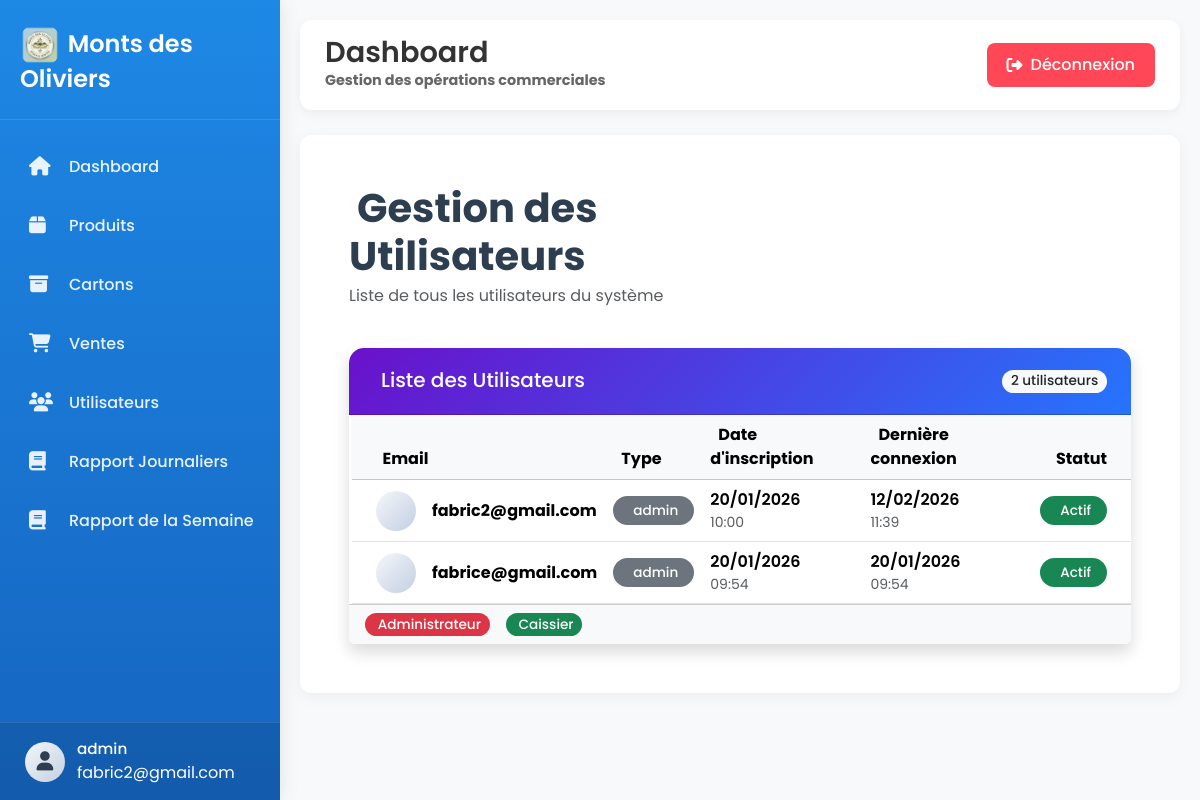
The app's page /utilisateurs/ (signed in), older data.
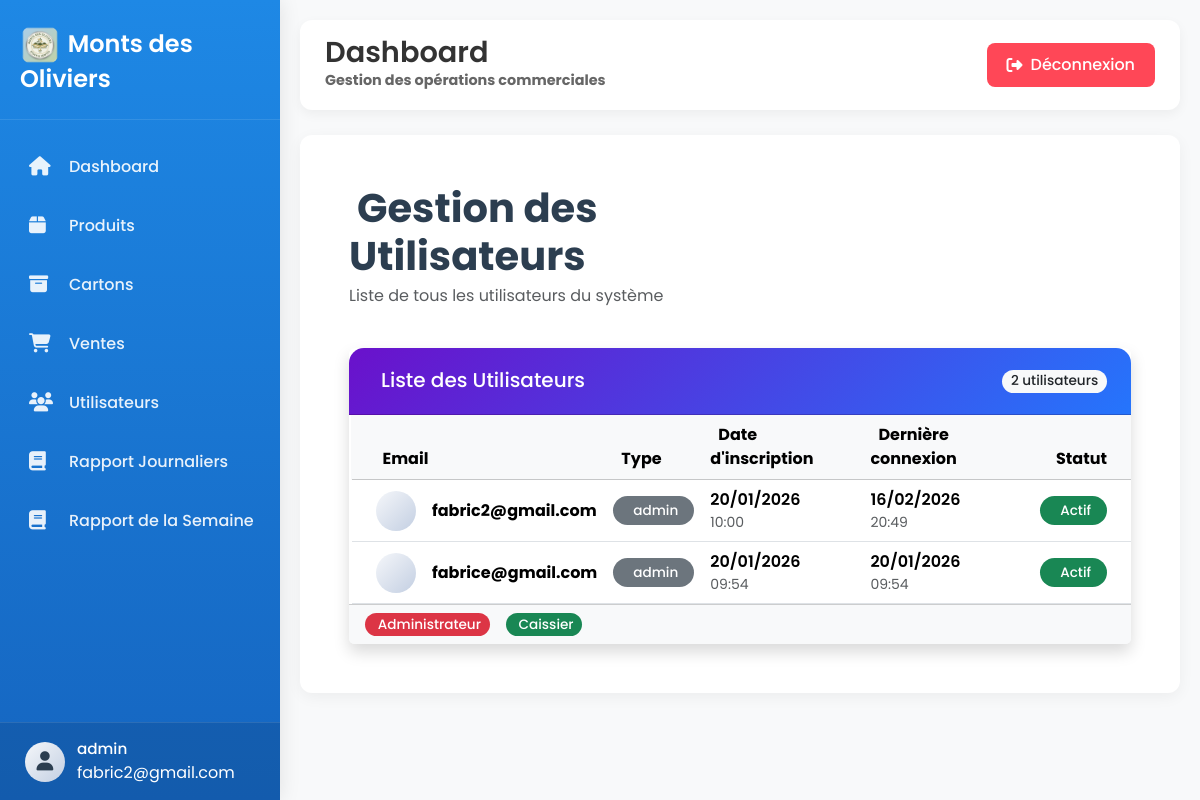
The same page, newer data.
### stock_produit/models/user.py (models this page shows, shortened)
class User(AbstractUser):
    USER_TYPE_CHOICES = [
        ('admin', 'Admin'),
        ('caissier', 'Caissier'),
    ]
    username = None
    email = models.EmailField(unique=True)
    user_type = models.CharField(max_length=10, choices=USER_TYPE_CHOICES)
    USERNAME_FIELD = 'email'
    REQUIRED_FIELDS = []

### stock_produit/views.py (the view)
# urls.py: path("utilisateurs/", views.user_list, name="users"),
@login_required
def user_list(request):
    users = User.objects.all().order_by("-date_joined")
    return render(request, "User/utilisateurs.html", {
        "users": users
    })

### stock_produit/templates/User/utilisateurs.html (shortened to what the changed rows need)
{% extends "Base/base.html" %}
{% block content %}
<div class="users-container">
    <div class="row mb-4">
        <div class="col-md-6">
            <h1 class="page-title">
                Gestion des Utilisateurs
            </h1>
        </div>
    </div>
    <div class="card shadow border-0">
        <div class="card-body p-0">
            <div class="table-responsive">
                <table class="table table-hover mb-0">
                    <thead class="table-light">
                        <tr>
                            <th class="ps-4">
                                Email
                            </th>
                            <th>
                                Type
                            </th>
                            <th>
                                Date d'inscription
                            </th>
                            <th>
                                Dernière connexion
                            </th>
                            <th class="text-end pe-4">Statut</th>
                        </tr>
                    </thead>
                    <tbody>
                        {% for u in users %}
                        <tr class="user-row align-middle">
                            <td class="ps-4">
                                <div class="d-flex align-items-center">
                                    <div class="user-avatar me-3">
                                    </div>
                                    <div>
                                        <strong>{{ u.email }}</strong>
                                        <br>
                                    </div>
                                </div>
                            </td>
                            <td>
                                {% with user_type=u.user_type %}
                                <span class="badge
                                    {% if user_type == 'ADMIN' %}bg-danger
                                    {% elif user_type == 'CAISSE' %}bg-success
                                    {% elif user_type == 'MANAGER' %}bg-primary
                                    {% else %}bg-secondary{% endif %} py-2 px-3">
                                    {{ user_type|default:"UTILISATEUR" }}
                                </span>
                                {% endwith %}
                            </td>
                            <td>
                                <div class="d-flex flex-column">
                                    <span class="fw-semibold">{{ u.date_joined|date:"d/m/Y" }}</span>
                                    <small class="text-muted">{{ u.date_joined|time:"H:i" }}</small>
                                </div>
                            </td>
                            <td>
                                {% if u.last_login %}
                                <div class="d-flex flex-column">
                                    <span class="fw-semibold">{{ u.last_login|date:"d/m/Y" }}</span>
                                    <small class="text-muted">{{ u.last_login|time:"H:i" }}</small>
                                </div>
                                {% else %}
                                <span class="text-muted fst-italic">Jamais connecté</span>
                                {% endif %}
                            </td>
                            <td class="text-end pe-4">
                                {% if u.is_active %}
                                <span class="badge bg-success py-2 px-3">
                                    Actif
                                </span>
                                {% else %}
                                <span class="badge bg-danger py-2 px-3">
                                    <i class="bi bi-x-circle me-1"></i>Inactif
                                </span>
                                {% endif %}
                            </td>
                        </tr>
                        {% endfor %}
                    </tbody>
                </table>
            </div>
        </div>
</div>
{% endblock %}

### stock_produit/templates/Base/base.html (shortened to what this page needs)
<!DOCTYPE html>
<html lang="fr">
<head>
    {% load static %}
    <link href="https://cdn.jsdelivr.net/npm/bootstrap@5.3.2/dist/css/bootstrap.min.css" rel="stylesheet">
    <link href="https://cdnjs.cloudflare.com/ajax/libs/font-awesome/6.5.1/css/all.min.css" rel="stylesheet">
</head>
<body>
    <div class="sidebar" id="sidebar">
        <div class="sidebar-header">
            <h3><img src="{% static 'icons/icon-192.png' %}" alt="" class="img-icons"> Monts des Oliviers</h3>
        </div>
        <div class="sidebar-menu">
            <ul>
                <li>
                    <a href="{% url 'dashboard' %}" class="{% if request.path == '/dashboard/' %}active{% endif %}">
                        <i class="fas fa-home"></i>
                        <span>Dashboard</span>
                    </a>
                </li>
                <li>
                    <a href="{% url 'produits' %}" class="{% if 'produits' in request.path %}active{% endif %}">
                        <i class="fas fa-box"></i>
                        <span>Produits</span>
                    </a>
                </li>
                <li>
                    <a href="{% url 'cartons' %}" class="{% if 'cartons' in request.path %}active{% endif %}">
                        <i class="fas fa-archive"></i>
                        <span>Cartons</span>
                    </a>
                </li>
                <li>
                    <a href="{% url 'ventes' %}" class="{% if 'ventes' in request.path %}active{% endif %}">
                        <i class="fas fa-shopping-cart"></i>
                        <span>Ventes</span>
                    </a>
                </li>
                <li>
                    <a href="{% url 'users' %}" class="{% if 'users' in request.path %}active{% endif %}">
                        <i class="fas fa-users"></i>
                        <span>Utilisateurs</span>
                    </a>
                </li>
                <li>
                    <a href="{% url 'rapport_journalier' %}" class="{% if 'rapport_journalier' in request.path %}active{% endif %}">
                        <i class="fa-solid fa-book"></i>
                        <span>Rapport Journaliers</span>
                    </a>
                </li>
                                <li>
                    <a href="{% url 'rapport_semaine' %}" class="{% if 'rapport_semaine' in request.path %}active{% endif %}">
                        <i class="fa-solid fa-book"></i>
                        <span>Rapport de la Semaine</span>
                    </a>
                </li>
            </ul>
        </div>
        <div class="user-profile">
            <div class="user-info">
                <div class="user-avatar">
                    <i class="fas fa-user"></i>
                </div>
                <div>
                    {% if request.user.is_authenticated %}
                    <div class="user-name">{{ request.user.user_type }}</div>
                    <span>{{ request.user.email }}</span>
                    {% endif %}
                </div>
            </div>
        </div>
    </div>
    <div class="main-content" id="mainContent">
        <nav class="top-navbar">
            <div class="left-header">
                <div class="page-title">
                    <h1>{% block page_title %}Dashboard{% endblock %}</h1>
                    <p>{% block page_subtitle %}Gestion des opérations commerciales{% endblock %}</p>
                </div>
            </div>
            <div class="top-actions">
                <a href="{% url 'deconnexion' %}" class="logout-btn">
                    <i class="fas fa-sign-out-alt"></i>
                    Déconnexion
                </a>
            </div>
        </nav>
        <div class="content-card fade-in">
            {% block content %}{% endblock %}
        </div>
    </div>
</body>
</html>

Row changes from the older to the newer data that the page shows:
changed User "fabric2@gmail.com": last_login "12/02/2026" → "16/02/2026"; last_login "11:39" → "20:49"
